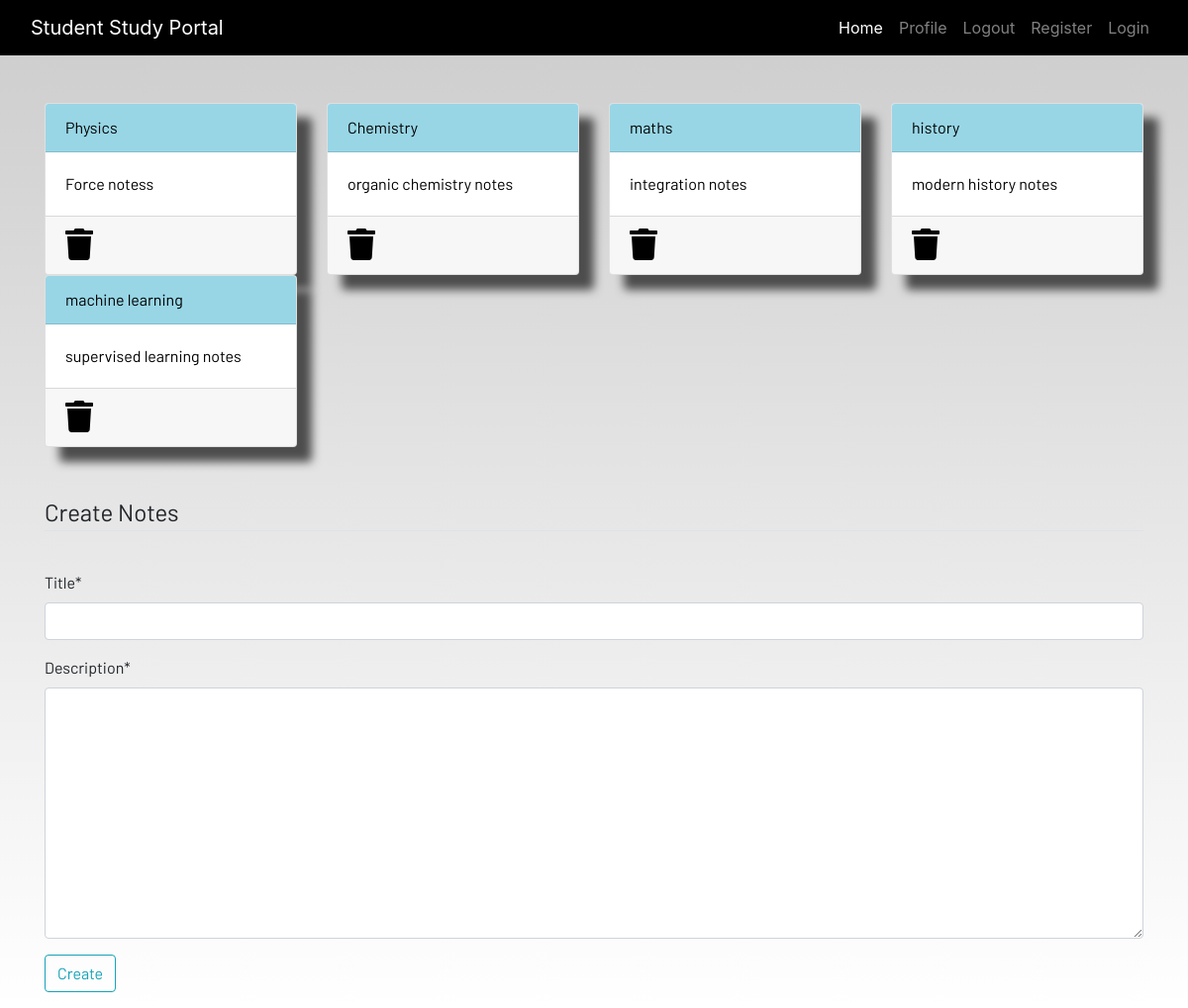
Screenshot of /notes (signed in) with the database file from the repository.
### dashboard/models.py (models this page shows, shortened)
class Notes(models.Model):
    User = models.ForeignKey(User, on_delete=models.CASCADE)
    title = models.CharField(max_length=200)
    description = models.TextField()

### dashboard/views.py (the view)
# urls.py: path('notes', views.notes, name="notes"),
def notes(request):
    if request.method == "POST":
        form = Notesform(request.POST)
        if form.is_valid():
          notes = Notes(User=request.user,title=request.POST['title'],description=request.POST['description'])
          notes.save()
        messages.success(request,f"Notes added by {request.user.username} Successfully")
    else:
        form = Notesform()
    notes = Notes.objects.filter(User=request.user)
    context = {'notes':notes, 'form':form}
    return render(request, 'dashboard/notes.html',context)

### dashboard/forms.py
class Notesform(forms.ModelForm):
    class Meta:
        model = Notes
        fields = ['title','description']

### dashboard/templates/dashboard/notes.html (shortened to what this page needs)
{% extends 'dashboard/base.html' %}
{% load static %}
{% load crispy_forms_tags %}
{% block content %}
<div class="container">
    <div class="row">
        {% for note in notes %}
        <div class="col-md-3">
            <a href="{% url 'notes-detail' note.id %}">
                <div class="card">
                    <div class="card-header">{{note.title}}</div>
                    <div class="card-body">{{note.description}}</div>
                    <div class="card-footer mt-auto "><a href="{% url 'delete_notes' note.id %}">
                        <i class="fa fa-trash fa-2x"></i></a>
                    </div>
                </div>
            </a>
        </div>
        {% endfor %}
        <br><br>
    </div>
</div>
<br><br>
<div class="container">
    <form method="POST">
        <fieldset class="form-group">
            <legend class="border-bottom mb-4">Create Notes</legend>
        </fieldset>
        {{form|crispy}}
        <div class="form-group">
            <button href="" class="btn btn-outline-info" type="submit">
                Create
            </button>
        </div>
    </form>
</div>
{% endblock content %}

### dashboard/static/css/main.css (style rules this page uses)
html { scroll-behavior: smooth; height: 100%; width: 100%; }
.card { box-shadow: 15px 15px 10px rgb(78, 77, 77); }
a { text-decoration: none !important; color: black; }
.card-header { color: black !important; background: rgb(152, 214, 230) !important; transition: 0.3s ease-in; }
html, body { max-width: 100%; overflow-x: hidden; height: 100%; width: 100%; }
body { background: linear-gradient(rgba(0, 0, 0, 0.2), rgba(255, 255, 255, 0.5)); overflow-x: hidden; background-repeat: no-repeat; }
.card-header { background-color: rgb(133, 204, 231); }
.col-md-3 .card { width: 100%; height: 100%; }
.fa { color: black; }

### rows the page displays
Notes: title "Physics", description "Force notess"
Notes: title "Chemistry", description "organic chemistry notes"
Notes: title "maths", description "integration notes"
Notes: title "history", description "modern history notes"
Notes: title "machine learning", description "supervised learning notes"
